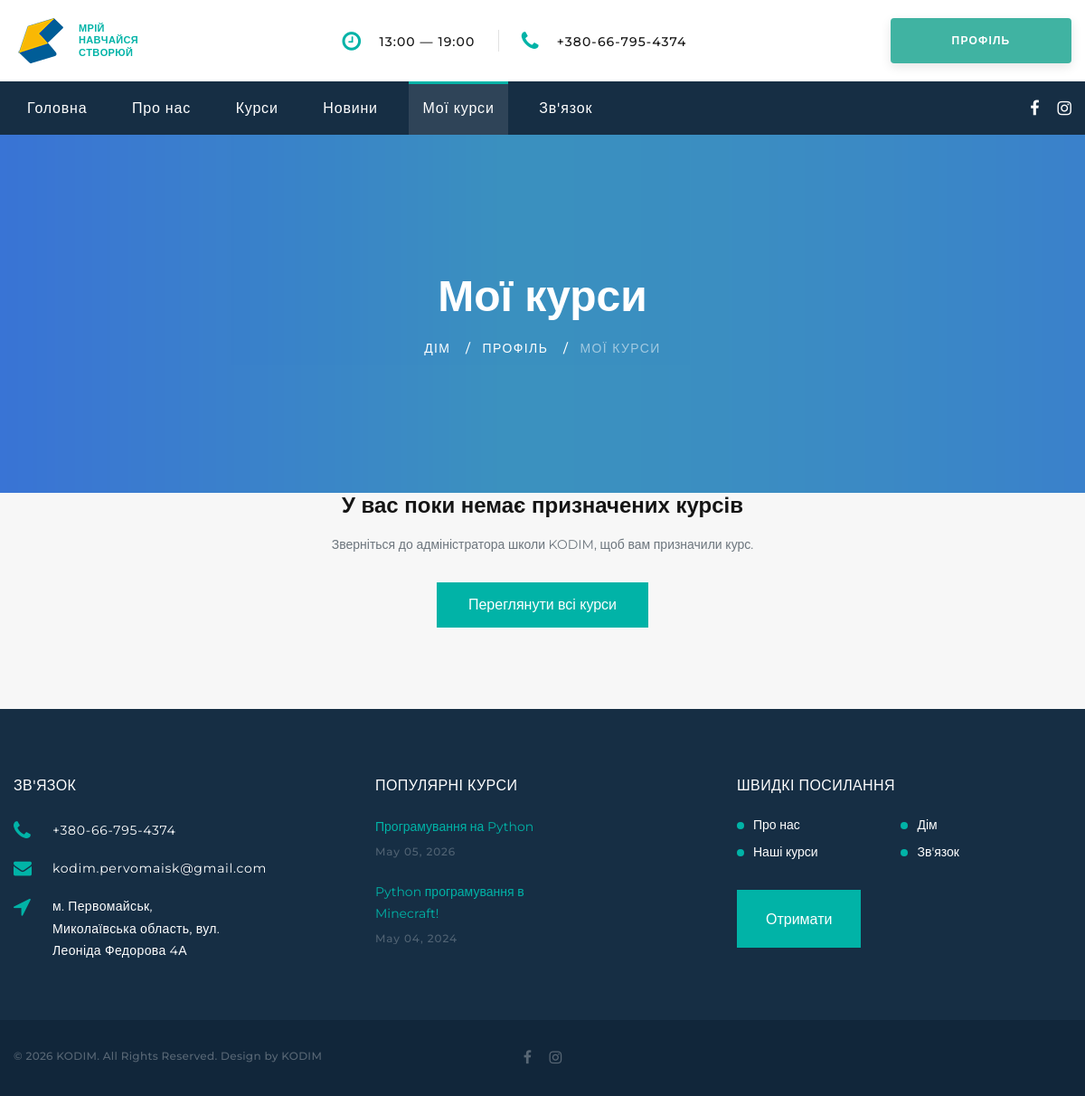
/learning/ (signed in), run on an earlier commit of the app's database.
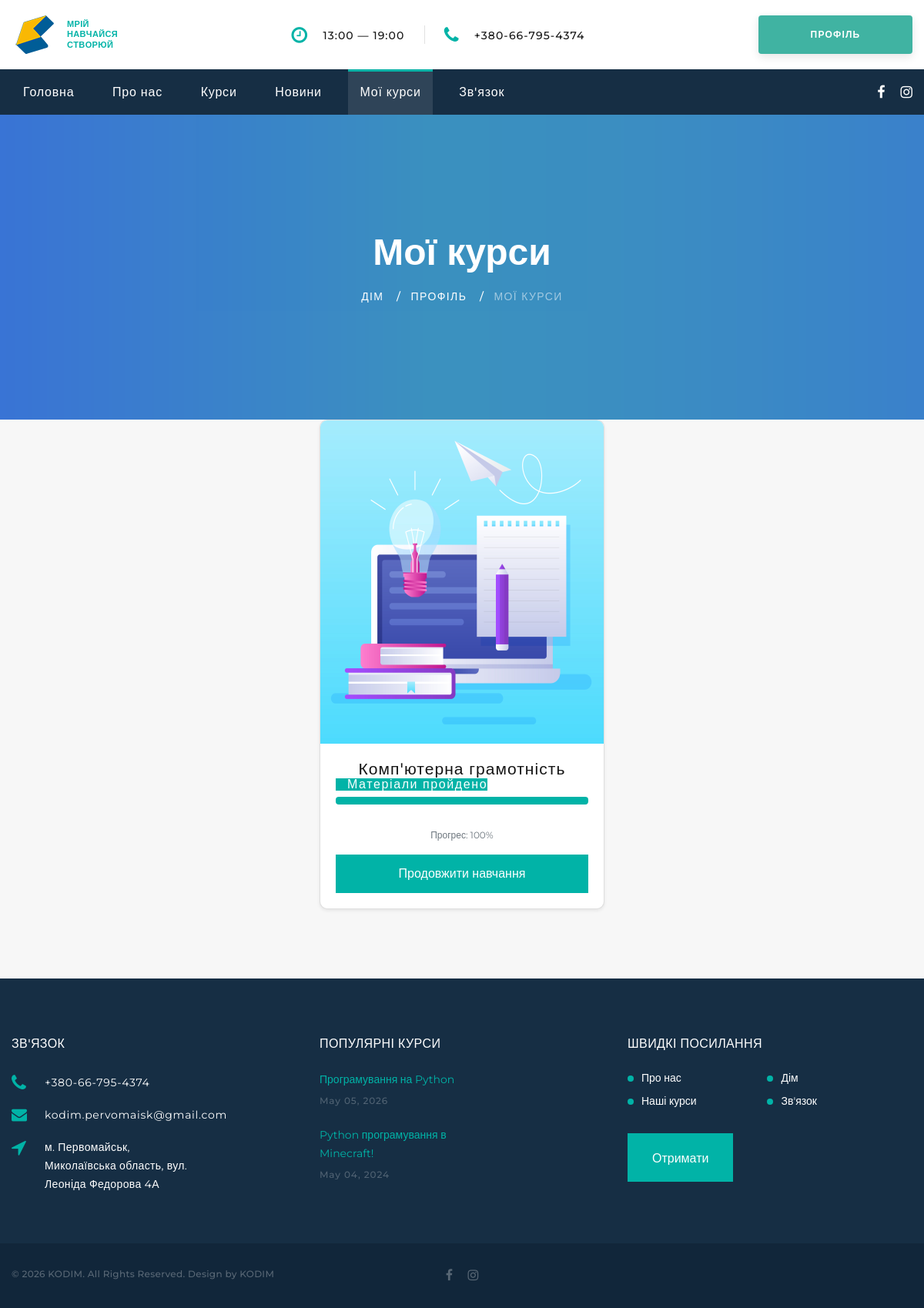
And on a later commit of the database.
### learning/models.py (models this page shows, shortened)
class Enrollment(models.Model):
    user = models.ForeignKey(
        settings.AUTH_USER_MODEL, on_delete=models.CASCADE,
        related_name='enrollments', verbose_name='Учень',
    )
    course = models.ForeignKey(
        Course, on_delete=models.CASCADE,
        related_name='enrollments', verbose_name='Курс',
    )
    assigned_at = models.DateTimeField('Призначено', auto_now_add=True)
    class Meta:
        unique_together = ('user', 'course')
        verbose_name = 'Призначення курсу'
        verbose_name_plural = 'Призначення курсів'
    def total_materials(self):
        return self.course.materials.count()
    def read_materials_count(self):
        return MaterialProgress.objects.filter(
            user=self.user, material__course=self.course, is_read=True
        ).count()
    def progress_percent(self):
        total = self.total_materials()
        if total == 0:
            return 0
        return round(self.read_materials_count() / total * 100)
    def all_materials_read(self):
        total = self.total_materials()
        return total > 0 and self.read_materials_count() == total

### Web_1/models.py (models this page shows, shortened)
class Course(models.Model):
    LEVEL_CHOICES = [
        ('beginner', 'Початківець'),
        ('intermediate', 'Середній'),
        ('advanced', 'Просунутий'),
    ]
    category = models.ForeignKey(
        Category,
        on_delete=models.CASCADE,
        help_text='оберіть категорію',
        verbose_name='категорія курсу',
        null=True,
    )
    name = models.CharField(max_length=50, verbose_name="Ім'я")
    name_url = models.CharField(
        max_length=50, verbose_name='Name URL', default='', blank=True
    )
    image = models.ImageField(
        upload_to='course_images',
        verbose_name='Картинка',
        null=True,
        blank=True,
        validators=[validate_image_size]  # Додано перевірку ваги файлу
    )
    emoji_icon = models.CharField(
        max_length=10,
        verbose_name='Емодзі іконка',
        default='🎮',
        blank=True,
        help_text='Емодзі, що відображається на картці курсу (напр. 🎮, 🐍, 🎨)',
    )
    description_short = models.CharField(
        max_length=250,
        verbose_name='Короткий опис',
        null=True,
        blank=True,
    )
    description = models.TextField(
        verbose_name='Опис',
        null=True,
        blank=True,
        help_text='Детальний опис курсу (відображається у секції "Як проходить навчання")',
    )
    kid_age = models.CharField(
        max_length=50,
        verbose_name='Вік учня',
        null=True,
        blank=True,
        help_text='Напр. «від 10 років» або «8–14 років»',
    )
    level = models.CharField(
        max_length=20,
        choices=LEVEL_CHOICES,
        verbose_name='Рівень',
        default='beginner',
    )
    duration = models.CharField(
        max_length=50,
        verbose_name='Тривалість курсу',
        null=True,
        blank=True,
        help_text='Напр. «5 місяців», «3 місяці»',
    )
    lessons_count = models.PositiveSmallIntegerField(
        verbose_name='Кількість занять',
        null=True,
        blank=True,
    )
    schedule = models.CharField(
        max_length=100,
        verbose_name='Розклад',
        null=True,
        blank=True,
        help_text='Напр. «2 заняття на тиждень по 90 хвилин»',
    )
    price = models.CharField(
        max_length=50,
        verbose_name='Вартість',
        null=True,
        blank=True,
        help_text='Залишіть порожнім або вкажіть базову ціну для SEO',
    )
    date_price = models.IntegerField(
        verbose_name='Дата_ціна',
        null=True,
        blank=True,
    )
    price_monthly = models.CharField(
        max_length=50,
        verbose_name='Ціна (помісячна)',
        null=True,
        blank=True,
        help_text='Напр. «1200 грн» або «Уточніть»',
    )
    price_semester = models.CharField(
        max_length=50,
        verbose_name='Ціна (семестр)',
        null=True,
        blank=True,
        help_text='Напр. «6500 грн» або «Знижка»',
    )
    price_full = models.CharField(
        max_length=50,
        verbose_name='Ціна (повна)',
        null=True,
        blank=True,
        help_text='Напр. «11000 грн» або «Макс. знижка»',
    )
    stat_students = models.PositiveIntegerField(
        verbose_name='Учнів пройшло',
        null=True,
        blank=True,
        help_text='Напр. 120',
    )
    stat_projects = models.PositiveIntegerField(
        verbose_name='Проєктів створено',
        null=True,
        blank=True,
    )
    stat_rating = models.DecimalField(
        max_digits=3,
        decimal_places=1,
        verbose_name='Рейтинг',
        null=True,
        blank=True,
        help_text='Напр. 4.9',
    )
    stat_years = models.PositiveSmallIntegerField(
        verbose_name='Років викладаємо',
        null=True,
        blank=True,
    )
    what_will_learn = models.JSONField(
        verbose_name='Що вивчить дитина',
        null=True,
        blank=True,
        help_text=(
            'Список рядків. Приклад: '
            '["Основи Lua", "Створення 3D-світів", "Публікація гри"]'
        ),
    )
    for_whom = models.JSONField(
        verbose_name='Для кого курс',
        null=True,
        blank=True,
        help_text=(
            'Список об\'єктів. Приклад: '
            '[{"icon": "🎮", "title": "Фанати Roblox", '
            '"text": "Хочуть не просто грати, а створювати"}]'
        ),
    )
    advantages = models.JSONField(
        verbose_name='Переваги напряму',
        null=True,
        blank=True,
        help_text=(
            'Список нумерованих переваг курсу/професії. Приклад: '
            '[{"title": "Висока затребуваність", '
            '"text": "Python — одна з найпопулярніших мов програмування у світі"}]'
        ),
    )
    program_modules = models.JSONField(
        verbose_name='Програма (модулі)',
        null=True,
        blank=True,
        help_text=(
            'Список модулів. Приклад: '
            '[{"num": "01", "title": "Знайомство з Roblox Studio", '
            '"subtitle": "Інтерфейс та перший світ", '
            '"topics": ["Інтерфейс редактора", "Перша локація"]}]'
        ),
    )
    results = models.JSONField(
        verbose_name='Результати курсу',
        null=True,
        blank=True,
        help_text=(
            'Список результатів. Приклад: '
            '[{"icon": "🏆", "text": "Власна гра у Roblox"}]'
        ),
    )
    faq = models.JSONField(
        verbose_name='Часті запитання (FAQ)',
        null=True,
        blank=True,
        help_text=(
            'Список питань/відповідей. Приклад: '
            '[{"question": "З якого віку?", "answer": "Від 10 років."}]'
        ),
    )
    meta_description = models.CharField(
        max_length=300,
        verbose_name='Meta опис (SEO)',
        null=True,
        blank=True,
    )
    is_active = models.BooleanField(
        default=True,
        verbose_name='Активний',
        help_text='Якщо знято — курс не відображається на сайті',
    )
    order = models.PositiveSmallIntegerField(
        default=0,
        verbose_name='Порядок сортування',
    )
    class Meta:
        verbose_name = 'Курс'
        verbose_name_plural = 'Курси'
        ordering = ['order', 'name']

### learning/views.py (the view)
# urls.py: path('', views.my_courses, name='my_courses'),
@login_required
def my_courses(request):
    enrollments = Enrollment.objects.filter(user=request.user).select_related('course')
    return render(request, 'learning/my_courses.html', {'enrollments': enrollments})

### learning/templates/learning/my_courses.html (shortened to what this page needs)
<!DOCTYPE html>
{% extends 'base.html' %}
{% load static %}
{% block content %}
<section class="breadcrumbs-custom-inset">
  <div class="breadcrumbs-custom context-dark bg-overlay-60">
    <div class="container">
      <h2 class="breadcrumbs-custom-title">Мої курси</h2>
      <ul class="breadcrumbs-custom-path">
        <li><a href="/">Дім</a></li>
        <li><a href="{% url 'users:profile' %}">Профіль</a></li>
        <li class="active">Мої курси</li>
      </ul>
    </div>
    <div class="box-position" style="background-image: url({% static 'images/breadcrumbs-bg.png' %});"></div>
  </div>
</section>
<section class="section section-lg section-top-1 bg-gray-4">
  <div class="container">
    {% if enrollments %}
    <div class="row row-30 justify-content-center">
      {% for enrollment in enrollments %}
      <div class="col-md-6 col-lg-4 wow fadeInDown" data-wow-delay=".2s">
        <div class="card h-100 shadow-sm learning-course-card">
          {% if enrollment.course.image %}
          <a href="{% url 'learning:course_materials' enrollment.course.id %}">
            <img class="card-img-top" src="{{ enrollment.course.image.url }}" alt="{{ enrollment.course.name }}">
          </a>
          {% endif %}
          <div class="card-body d-flex flex-column">
            <h5 class="card-title">{{ enrollment.course.name }}</h5>
            {% if enrollment.all_materials_read %}
            <span class="badge badge-pill learning-badge-done mb-2">Матеріали пройдено</span>
            {% else %}
            <span class="badge badge-pill learning-badge-progress mb-2">
              {{ enrollment.read_materials_count }} / {{ enrollment.total_materials }} матеріалів
            </span>
            {% endif %}
            <div class="progress mb-3" style="height: 10px;">
              <div class="progress-bar learning-progress-bar" role="progressbar"
                   style="width: {{ enrollment.progress_percent }}%;"
                   aria-valuenow="{{ enrollment.progress_percent }}" aria-valuemin="0" aria-valuemax="100"></div>
            </div>
            <p class="small text-muted mb-3">Прогрес: {{ enrollment.progress_percent }}%</p>
            <div class="mt-auto">
              <a class="button button-primary button-pipaluk btn-block" href="{% url 'learning:course_materials' enrollment.course.id %}">
                {% if enrollment.read_materials_count > 0 %}Продовжити навчання{% else %}Почати навчання{% endif %}
              </a>
            </div>
          </div>
        </div>
      </div>
      {% endfor %}
    </div>
    {% else %}
    <div class="row justify-content-center">
      <div class="col-md-8 text-center">
        <h4>У вас поки немає призначених курсів</h4>
        <p class="text-muted">Зверніться до адміністратора школи KODIM, щоб вам призначили курс.</p>
        <a class="button button-primary button-pipaluk" href="/courses/">Переглянути всі курси</a>
      </div>
    </div>
    {% endif %}
  </div>
</section>
{% endblock content %}
{% block navbar %}
<li class="rd-nav-item"><a class="rd-nav-link" href="/">Головна</a></li>
<li class="rd-nav-item"><a class="rd-nav-link" href="/about/">Про нас</a></li>
<li class="rd-nav-item"><a class="rd-nav-link" href="/courses/">Курси</a></li>
<li class="rd-nav-item"><a class="rd-nav-link" href="/news/">Новини</a></li>
<li class="rd-nav-item active"><a class="rd-nav-link" href="{% url 'learning:my_courses' %}">Мої курси</a></li>
<li class="rd-nav-item"><a class="rd-nav-link" href="/contact-us/">Зв'язок</a></li>
{% endblock %}

What changed in the data, as far as the page shows it:
added Enrollment: course.image (picture), course.name "Комп'ютерна грамотність", shows "Матеріали пройдено", progress_percent "100", shows "Продовжити навчання"
Also different on the page:
text no longer shown: "У вас поки немає призначених курсів Зверніться до адміністратора школи KODIM, щоб вам призначили курс. Переглянути всі курси"
